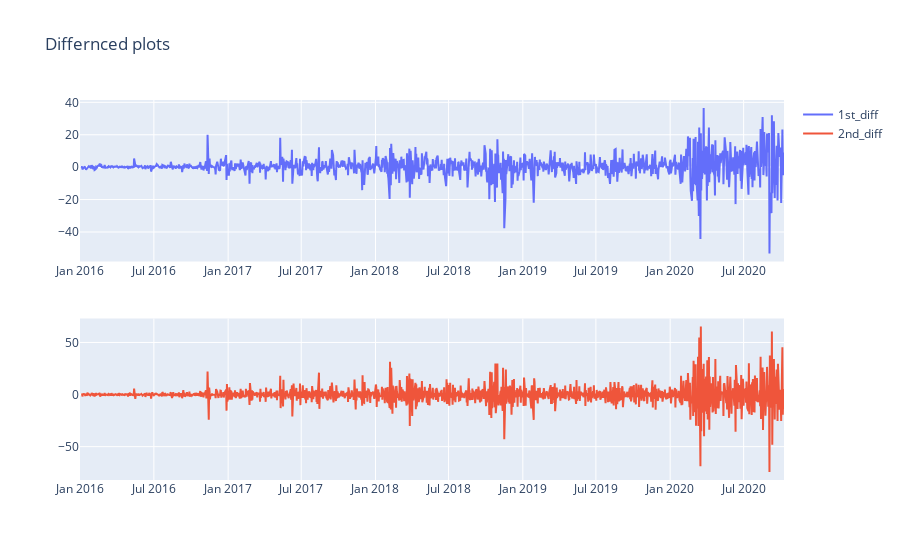

The cell this chart's notebook holds for it:
### Code cell
fig = make_subplots(rows=2, cols=1)

for idx, d in enumerate(["1st_diff", "2nd_diff"]):
    fig.add_trace(
        go.Scatter(
            name = d,
            x = nvda_df.index,
            y = nvda_df[d]
        ),
        row=idx+1,col=1
    )
fig.update_layout(
    title="Differnced plots"
)
    
fig.show()

### Figure 1 — Plotly figure (JSON) as saved in the notebook; plotly's stock layout.template omitted (floating-point values rounded to 4 significant figures; data arrays with more than 128 entries replaced by an {"elided": "..."} marker saying what was removed)
{"data": [{"name": "1st_diff", "type": "scatter", "x": {"elided": "1203 str values"}, "xaxis": "x", "y": {"elided": "1203 float values"}, "yaxis": "y"}, {"name": "2nd_diff", "type": "scatter", "x": {"elided": "1203 str values"}, "xaxis": "x2", "y": {"elided": "1203 float values"}, "yaxis": "y2"}], "layout": {"title": {"text": "Differnced plots"}, "xaxis": {"anchor": "y", "domain": [0, 1]}, "xaxis2": {"anchor": "y2", "domain": [0, 1]}, "yaxis": {"anchor": "x", "domain": [0.575, 1]}, "yaxis2": {"anchor": "x2", "domain": [0, 0.425]}}}
